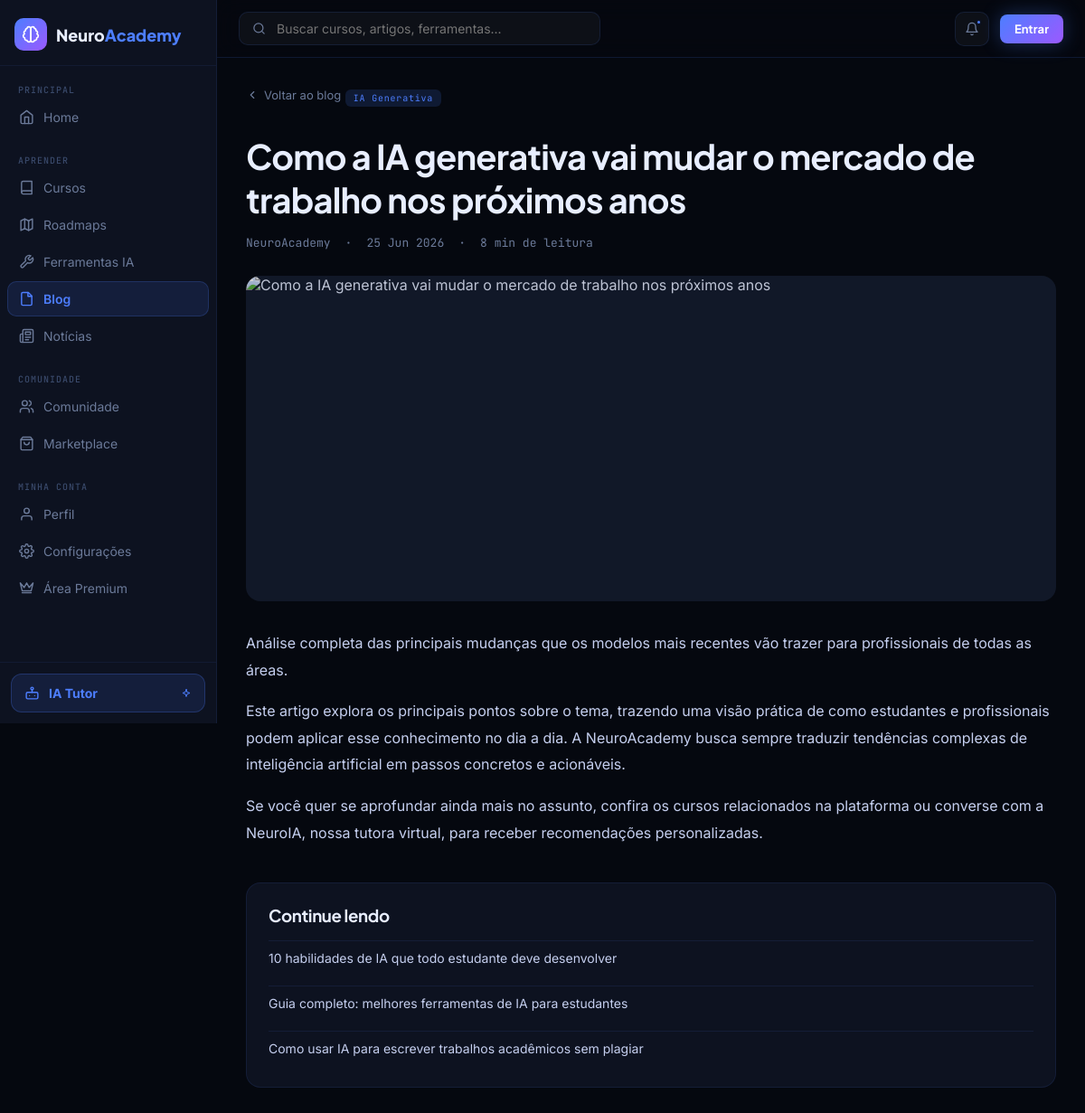
The page /blog/1 on the database its author committed.
### tables this page shows
CREATE TABLE blog_post (
    id INTEGER PRIMARY KEY AUTOINCREMENT,
    title TEXT NOT NULL,
    slug TEXT UNIQUE NOT NULL,
    tag TEXT,
    excerpt TEXT,
    content TEXT,
    author TEXT DEFAULT 'NeuroAcademy',
    img TEXT,
    read_time TEXT DEFAULT '5 min',
    date_label TEXT,
    featured INTEGER DEFAULT 0,
    created_at TEXT DEFAULT (datetime('now'))
);

### routes.py (the view)
@bp.route("/blog/<int:post_id>")
def blog_post(post_id):
    post = repo.get_blog_post(post_id)
    if not post:
        abort(404)
    others = repo.other_blog_posts(post.id)
    return render_template("blog_post.html", post=post, others=others)

### auth.py (called while the page is built)
def load_logged_in_user():
    user_id = session.get("user_id")
    if user_id is None:
        g.user = AnonymousUser()
    else:
        user = get_user_by_id(user_id)
        g.user = user if user else AnonymousUser()

### csrf.py (called while the page is built, shortened)
def _get_or_create_token():
    token = session.get("csrf_token")
    if not token:
        token = secrets.token_hex(32)
        session["csrf_token"] = token
    return token

def inject_csrf_token():
    return _get_or_create_token()

def csrf_protect():
    if request.method in SAFE_METHODS:
        return None

### db.py (called while the page is built)
def get_db():
    if "db" not in g:
        g.db = sqlite3.connect(current_app.config["DATABASE"])
        g.db.row_factory = sqlite3.Row
        g.db.execute("PRAGMA foreign_keys = ON")
    return g.db

### models.py (called while the page is built)
    @property
    def img_url(self):
        return f"https://images.unsplash.com/{self.img}?w=640&h=360&fit=crop&auto=format"

### repo.py (called while the page is built)
def get_blog_post(post_id):
    row = get_db().execute("SELECT * FROM blog_post WHERE id = ?", (post_id,)).fetchone()
    return BlogPost(row) if row else None

def other_blog_posts(exclude_id, limit=3):
    rows = get_db().execute(
        "SELECT * FROM blog_post WHERE id != ? ORDER BY created_at DESC LIMIT ?", (exclude_id, limit)
    ).fetchall()
    return [BlogPost(r) for r in rows]

### templates/blog_post.html (shortened to what this page needs)
{% extends "base_app.html" %}
{% block content %}
<div class="page-narrow">
  <a href="{{ url_for('main.blog') }}" style="display:inline-flex;align-items:center;gap:6px;color:var(--muted);text-decoration:none;font-size:13px;margin-bottom:20px;">{{ ic.icon('chevron-left',14) }} Voltar ao blog</a>
  <span class="badge" style="background:rgba(77,126,255,.15);color:var(--primary);">{{ post.tag }}</span>
  <h1 style="font-size:clamp(26px,4vw,38px);margin:16px 0;line-height:1.25;">{{ post.title }}</h1>
  <div class="flex items-center gap-16 mono text-muted" style="font-size:13px;margin-bottom:28px;">
    <span>{{ post.author }}</span><span>·</span><span>{{ post.date_label }}</span><span>·</span><span>{{ post.read_time }} de leitura</span>
  </div>
  <div class="course-thumb" style="height:360px;border-radius:16px;margin-bottom:32px;"><img src="{{ post.img_url }}" alt="{{ post.title }}"></div>
  <div style="font-size:16px;line-height:1.85;color:var(--muted2);">
    <p>{{ post.excerpt }}</p>
    {% if post.content %}
    <p>{{ post.content }}</p>
    {% else %}
    <p>Este artigo explora os principais pontos sobre o tema, trazendo uma visão prática de como estudantes e profissionais podem aplicar esse conhecimento no dia a dia. A NeuroAcademy busca sempre traduzir tendências complexas de inteligência artificial em passos concretos e acionáveis.</p>
    <p>Se você quer se aprofundar ainda mais no assunto, confira os cursos relacionados na plataforma ou converse com a NeuroIA, nossa tutora virtual, para receber recomendações personalizadas.</p>
    {% endif %}
  </div>
  <div class="card card-pad" style="margin-top:40px;">
    <h3 style="margin-bottom:16px;">Continue lendo</h3>
    <div class="flex-col gap-12">
      {% for o in others %}
      <a href="{{ url_for('main.blog_post', post_id=o.id) }}" style="text-decoration:none;color:var(--muted2);font-size:14px;padding:10px 0;border-top:1px solid var(--border-soft);display:block;">{{ o.title }}</a>
      {% endfor %}
    </div>
  </div>
</div>
{% endblock %}

### static/css/style.css (style rules this page uses)
:root { --bg:#05080F; --bg-alt:#070B14; --fg:#E8EEFF; --card:#0D1220; --secondary:#111828; --muted:#6B7A99; --muted2:#C5CFEF; --primary:#4D7EFF; --accent:#9B59FF; --cyan:#00D4FF; --yellow:#FFD166; --red:#FF6B6B; --green:#22c55e; --border:rgba(77,126,255,0.15); --border-soft:rgba(77,126,255,0.10); --font-head:'Plus Jakarta Sans',sans-serif; --font-body:'Inter',sans-serif; --font-mono:'JetBrains Mono',monospace; }
* { box-sizing:border-box; }
html,body { margin:0;padding:0; }
body { background:var(--bg); color:var(--fg); font-family:var(--font-body); -webkit-font-smoothing:antialiased; }
a { color:inherit; }
img { max-width:100%;display:block; }
h1,h2,h3,h4 { font-family:var(--font-head);color:var(--fg);letter-spacing:-0.02em;margin:0; }
.badge { display:inline-block;font-family:var(--font-mono);font-size:10px;letter-spacing:.08em;padding:3px 9px;border-radius:6px; }
.card { background:var(--card);border:1px solid var(--border-soft);border-radius:16px;transition:border-color .2s,transform .2s,box-shadow .2s; }
.card-pad { padding:24px; }
.course-thumb { height:180px;overflow:hidden;background:var(--secondary); }
.course-thumb img { width:100%;height:100%;object-fit:cover;opacity:.8;transition:opacity .25s, transform .3s; }
.page-narrow { padding:32px;max-width:1000px;margin:0 auto; }
.flex { display:flex; }
.flex-col { display:flex;flex-direction:column; }
.items-center { align-items:center; }
.gap-12 { gap:12px; }
.gap-16 { gap:16px; }
.mono { font-family:var(--font-mono); }
.text-muted { color:var(--muted); }

### rows shown on the page
blog_post: tag "IA Generativa", title "Como a IA generativa vai mudar o mercado de trabalho nos próximos anos", author "NeuroAcademy", date_label "25 Jun 2026", read_time "8 min", excerpt "Análise completa das principais mudanças que os modelos mais recentes vão trazer para profissionais de todas as áreas."
blog_post: title "10 habilidades de IA que todo estudante deve desenvolver"
blog_post: title "Guia completo: melhores ferramentas de IA para estudantes"
blog_post: title "Como usar IA para escrever trabalhos acadêmicos sem plagiar"
